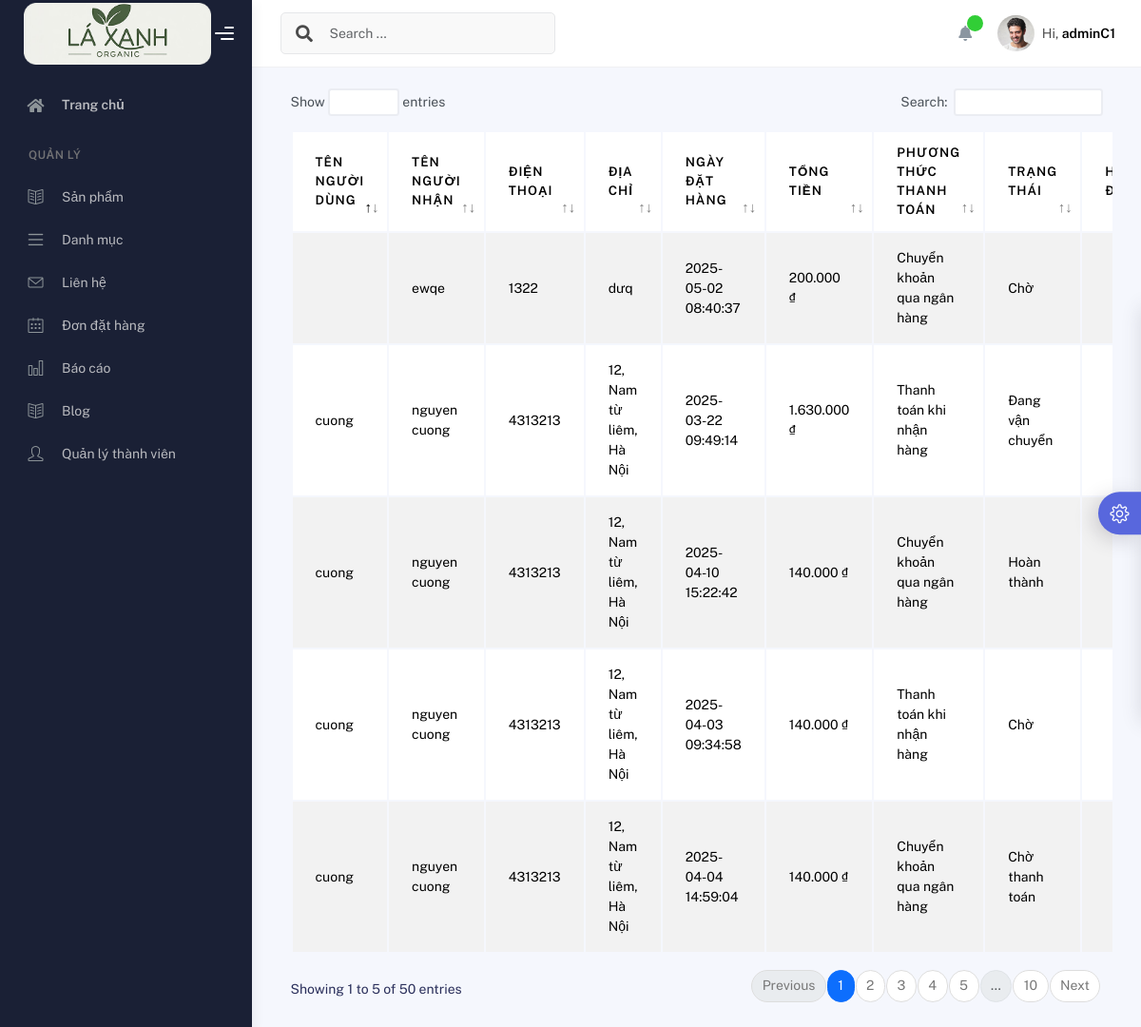
The app's page /Admin/Order.php (signed in) with its own data.
### tables this page shows
CREATE TABLE `user_admin` (
  `id` int(50) NOT NULL,
  `username` varchar(50) NOT NULL,
  `password` varchar(60) NOT NULL,
  `email` varchar(50) NOT NULL,
  `phone` int(11) NOT NULL,
  `role` varchar(20) NOT NULL
);

CREATE TABLE `order_pro` (
  `id_order` int(11) NOT NULL,
  `userName` varchar(50) NOT NULL,
  `name_customer` varchar(60) NOT NULL,
  `phone` int(11) NOT NULL,
  `address` varchar(200) NOT NULL,
  `date` timestamp NOT NULL DEFAULT current_timestamp() ON UPDATE current_timestamp(),
  `total_order` int(11) NOT NULL,
  `payment` varchar(50) NOT NULL,
  `status` varchar(50) NOT NULL
);

### Admin/control.php (called while the page is built, shortened)
<?php
    include("connect.php");
    class data_user{
    public function select_admin($user)
    {
        global $conn;
        $sql = "SELECT * FROM `user_admin` WHERE username='$user'";
        $run = mysqli_query($conn, $sql);
        return $run;
    }
    }
class data
{
    public function select_order(){
        global $conn;
        $sql = "SELECT * FROM order_pro";
        $run = mysqli_query($conn, $sql);
        return $run;
    }
}
?>

### Admin/Order.php (the view, shortened to what this page needs)
<?php
include ("control.php");
$get_data = new data();
$get_user = new data_user();
 ?>
<!DOCTYPE html>
<html lang="en">
<head>
 <link rel="stylesheet" href="assets/css/bootstrap.min.css" />
    <link rel="stylesheet" href="assets/css/plugins.min.css" />
    <link rel="stylesheet" href="assets/css/kaiadmin.min.css" />
    <link rel="stylesheet" href="assets/css/demo.css" />
</head>
<body>
    <div class="wrapper">
        <div class="sidebar" data-background-color="dark">
            <div class="sidebar-logo">
                <div class="logo-header" data-background-color="dark">
                    <a href="index.php" class="logo">
                        <img src="assets/img/kaiadmin/logo1.png" alt="navbar brand" class="navbar-brand"
                            height="20" />
                    </a>
                    <div class="nav-toggle">
                        <button class="btn btn-toggle toggle-sidebar">
                            <i class="gg-menu-right"></i>
                        </button>
                    </div>
                </div>
            </div>
            <div class="sidebar-wrapper scrollbar scrollbar-inner">
                <div class="sidebar-content">
                    <ul class="nav nav-secondary">
                        <li class="nav-item">
                            <a href="index.php" class="collapsed" aria-expanded="false">
                                <i class="fas fa-home"></i>
                                <p>Trang chủ</p>
                            </a>
                        </li>
                        <li class="nav-section">
                            <h4 class="text-section">Quản lý</h4>
                        </li>
                        <li class="nav-item">
                            <a href="Product.php">
                                <i class="icon-book-open"></i>
                                <span class="sub-item">Sản phẩm</span>
                            </a>
                        </li>
                        <li class="nav-item">
                            <a href="Category.php">
                                <i class="icon-menu"></i>
                                <span class="sub-item">Danh mục</span>
                            </a>
                        </li>
                        <li class="nav-item">
                            <a href="Contact.php">
                                <i class="icon-envelope"></i>
                                <span class="sub-item">Liên hệ</span>
                            </a>
                        </li>
                        <li class="nav-item">
                            <a href="Order.php">
                                <i class="icon-calendar"></i>
                                <span class="sub-item">Đơn đặt hàng</span>
                            </a>
                        </li>
                        <li class="nav-item">
                            <a href="Report.php">
                                <i class="icon-chart"></i>
                                <span class="sub-item">Báo cáo</span>
                            </a>
                        </li>
                        <li class="nav-item">
                            <a href="Blog.php">
                                <i class="icon-book-open"></i>
                                <span class="sub-item">Blog</span>
                            </a>
                        </li>
                        <li class="nav-item">
                            <a href="Report.php">
                                <i class="icon-user"></i>
                                <span class="sub-item">Quản lý thành viên</span>
                            </a>
                        </li>
                    </ul>
                </div>
            </div>
        </div>
        <div class="main-panel">
            <div class="main-header">
                <nav class="navbar navbar-header navbar-header-transparent navbar-expand-lg border-bottom">
                    <div class="container-fluid">
                        <nav
                            class="navbar navbar-header-left navbar-expand-lg navbar-form nav-search p-0 d-none d-lg-flex">
                            <div class="input-group">
                                <div class="input-group-prepend">
                                    <button type="submit" class="btn btn-search pe-1">
                                        <i class="fa fa-search search-icon"></i>
                                    </button>
                                </div>
                                <input type="text" placeholder="Search ..." class="form-control" />
                            </div>
                        </nav>
                        <ul class="navbar-nav topbar-nav ms-md-auto align-items-center">
                            <li class="nav-item topbar-icon dropdown hidden-caret">
                                <a class="nav-link dropdown-toggle" href="#" id="notifDropdown" role="button"
                                    data-bs-toggle="dropdown" aria-haspopup="true" aria-expanded="false">
                                    <i class="fa fa-bell"></i>
                                    <span class="notification"></span>
                                </a>
                            </li>
                            <li class="nav-item topbar-user dropdown hidden-caret">
                                <?php if (isset($_SESSION['user'])) {
                    $select_admin = $get_user->select_admin($_SESSION['user']);
                    foreach ($select_admin as $se) { ?>
                                <a class="dropdown-toggle profile-pic" data-bs-toggle="dropdown" href="#"
                                    aria-expanded="false">
                                    <div class="avatar-sm">
                                        <img src="assets/img/profile.jpg" alt="..." class="avatar-img rounded-circle" />
                                    </div>
                                    <span class="profile-username">
                                        <span class="op-7">Hi,</span>
                                        <span class="fw-bold"><?php echo $se['username'] ?></span>
                                    </span>
                                </a>
                                <?php }
                  }else{
                    ?>
                                <span class="fw-bold"><a href="login.php">Đăng nhập</a></span>
                                <?php } ?>
                            </li>
                        </ul>
                    </div>
                </nav>
            </div>
                <div class="container">
                    <div class="page-inner">
                        <div class="table-responsive">
                            <table id="add-row" class="display table table-striped table-hover">
                                <thead>
                                    <tr>
                                        <th>Tên người dùng</th>
                                        <th>Tên người nhận</th>
                                        <th>Điện thoại</th>
                                        <th>Địa chỉ</th>
                                        <th>Ngày đặt hàng</th>
                                        <th>Tổng tiền</th>
                                        <th>Phương thức thanh toán</th>
                                        <th>Trạng thái</th>
                                        <th style="width: 10%">Hành động</th>
                                    </tr>
                                </thead>
                                <tbody>
                                    <?php
                          $select =$get_data->select_order() ;
                          foreach ($select as $se) {
                          ?>
                                    <tr>
                                        <td><?php echo $se['userName'] ?></td>
                                        <td><?php echo $se['name_customer'] ?></td>
                                        <td><?php echo $se['phone'] ?></td>
                                        <td><?php echo $se['address'] ?></td>
                                        <td><?php echo $se['date'] ?></td>
                                        <td><?php $price = $se['total_order'];
                            $formatted_price = number_format($price, 0, ',', '.');
                           echo $formatted_price . ' ₫'; ?></td>
                                        <td><?php echo $se['payment'] ?></td>
                                        <td><?php echo $se['status'] ?></td>
                                        <td>
                                            <div class="form-button-action">
                                                <button type="button" class="btn btn-link btn-primary btn-lg"
                                                    data-bs-toggle="modal" data-bs-target="#updateRowModal"
                                                    onclick="setUpdateModal('<?php echo $se['id_order']; ?>')">
                                                </button>
                                            </div>
                                        </td>
                                    </tr>
                                    <?php } ?>
                                </tbody>
                            </table>
                        </div>
                    </div>
                </div>
            </div>
        </div>
    <div class="custom-template">
        <div class="custom-toggle">
            <i class="icon-settings"></i>
        </div>
    </div>
</body>
</html>

### Admin/assets/css/demo.css (style rules this page uses)
.custom-template { position: fixed; top: 50%; transform: translateY(-50%); right: -325px; width: 325px; height: max-content; display: block; z-index: 1; background: #ffffff; transition: all .3s; z-index: 1003; box-shadow: -1px 1px 20px rgba(69, 65, 78, 0.15); border-top-left-radius: 5px; border-bottom-left-radius: 5px; transition: all .5s; }
.custom-template .custom-toggle { position: absolute; width: 45px; height: 45px; background: #5867dd; top: 50%; left: -45px; transform: translateY(-50%); display: flex; align-items: center; justify-content: center; text-align: center; border-top-left-radius: 30px; border-bottom-left-radius: 30px; cursor: pointer; color: #ffffff; box-shadow: -5px 5px 20px rgba(69, 65, 78, 0.21); }
.custom-template .custom-toggle i { font-size: 20px; animation: 1.3s spin linear infinite; }

### Admin/Order.php (style rules this page uses)
.sidebar-logo .logo-header .logo img.navbar-brand { height: 65px !important; width: auto; }
.main-header-logo .logo-header .logo img.navbar-brand { height: 30px !important; width: auto; }

### records on screen
user_admin: username "adminC1"
order_pro: userName "cuong", name_customer "nguyen cuong", phone "4313213", address "12, Nam từ liêm, Hà Nội", date "2025-03-22 09:49:14", total_order "1.630.000", payment "Thanh toán khi nhận hàng", status "Đang vận chuyển"
order_pro: userName "cuong", name_customer "nguyen cuong", phone "4313213", address "12, Nam từ liêm, Hà Nội", date "2025-04-10 15:22:42", total_order "140.000", payment "Chuyển khoản qua ngân hàng", status "Hoàn thành"
order_pro: userName "cuong", name_customer "nguyen cuong", phone "4313213", address "12, Nam từ liêm, Hà Nội", date "2025-04-03 09:34:58", total_order "140.000", payment "Thanh toán khi nhận hàng", status "Chờ"
order_pro: userName "cuong", name_customer "nguyen cuong", phone "4313213", address "12, Nam từ liêm, Hà Nội", date "2025-04-04 14:59:04", total_order "140.000", payment "Chuyển khoản qua ngân hàng", status "Chờ thanh toán"
order_pro: name_customer "ewqe", phone "1322", address "dưq", date "2025-05-02 08:40:37", total_order "200.000", payment "Chuyển khoản qua ngân hàng", status "Chờ"
